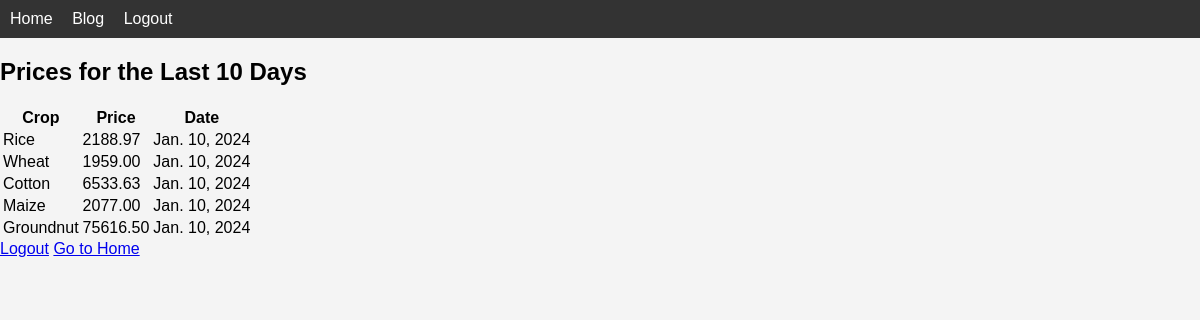
/crop_prices/prices/ (signed in), run on the app's committed database.
### crop_prices_app/models.py (models this page shows)
class Price(models.Model):
    crop = models.ForeignKey(Crop, on_delete=models.CASCADE)
    price = models.DecimalField(max_digits=10, decimal_places=2)
    date = models.DateField()

class Crop(models.Model):
    name = models.CharField(max_length=100)
    description = models.TextField()

### crop_prices_app/views.py (the view)
# urls.py: path('prices/', prices, name='prices'),
@login_required(login_url='crop_prices:login')
def prices(request):
    crops = Crop.objects.all()
    prices = Price.objects.filter(date__lte='2024-01-10')[:10]
    return render(request, 'prices.html', {'crops': crops, 'prices': prices})

### crop_prices_app/templates/prices.html (shortened to what this page needs)
<!DOCTYPE html>
<html lang="en">
<head>
    {% load static %}
        <link rel="stylesheet" href="{% static 'css/styles.css' %}">
</head>
<body>
    <nav>
        <a href="{% url 'homepage:home' %}">Home</a>
        <a href="{% url 'homepage:blog' %}">Blog</a>
        {% if user.is_authenticated %}
            <a href="{% url 'crop_prices:logout' %}">Logout</a>
        {% else %}
            <a href="{% url 'crop_prices:login' %}">Login</a>
        {% endif %}
    </nav>
    <h2>Prices for the Last 10 Days</h2>
    <table>
        <thead>
            <tr>
                <th>Crop</th>
                <th>Price</th>
                <th>Date</th>
            </tr>
        </thead>
        <tbody>
            {% for price in prices %}
                <tr>
                    <td>{{ price.crop.name }}</td>
                    <td>{{ price.price }}</td>
                    <td>{{ price.date }}</td>
                </tr>
            {% endfor %}
        </tbody>
    </table>
    <a href="{% url 'crop_prices:logout' %}">Logout</a>
    <a href="{% url 'crop_prices:home' %}">Go to Home</a>
</body>
</html>

### crop_prices_app/static/css/styles.css (style rules this page uses)
body { font-family: 'Arial', sans-serif; background-color: #f4f4f4; }
body { font-family: 'Arial', sans-serif; margin: 0; padding: 0; }
nav { background-color: #333; color: white; padding: 10px; }
nav a { color: white; text-decoration: none; margin-right: 15px; }

### data on the page
Price: crop.name "Rice", price "2188.97", date "Jan. 10, 2024"
Price: crop.name "Wheat", price "1959.00", date "Jan. 10, 2024"
Price: crop.name "Cotton", price "6533.63", date "Jan. 10, 2024"
Price: crop.name "Maize", price "2077.00", date "Jan. 10, 2024"
Price: crop.name "Groundnut", price "75616.50", date "Jan. 10, 2024"
